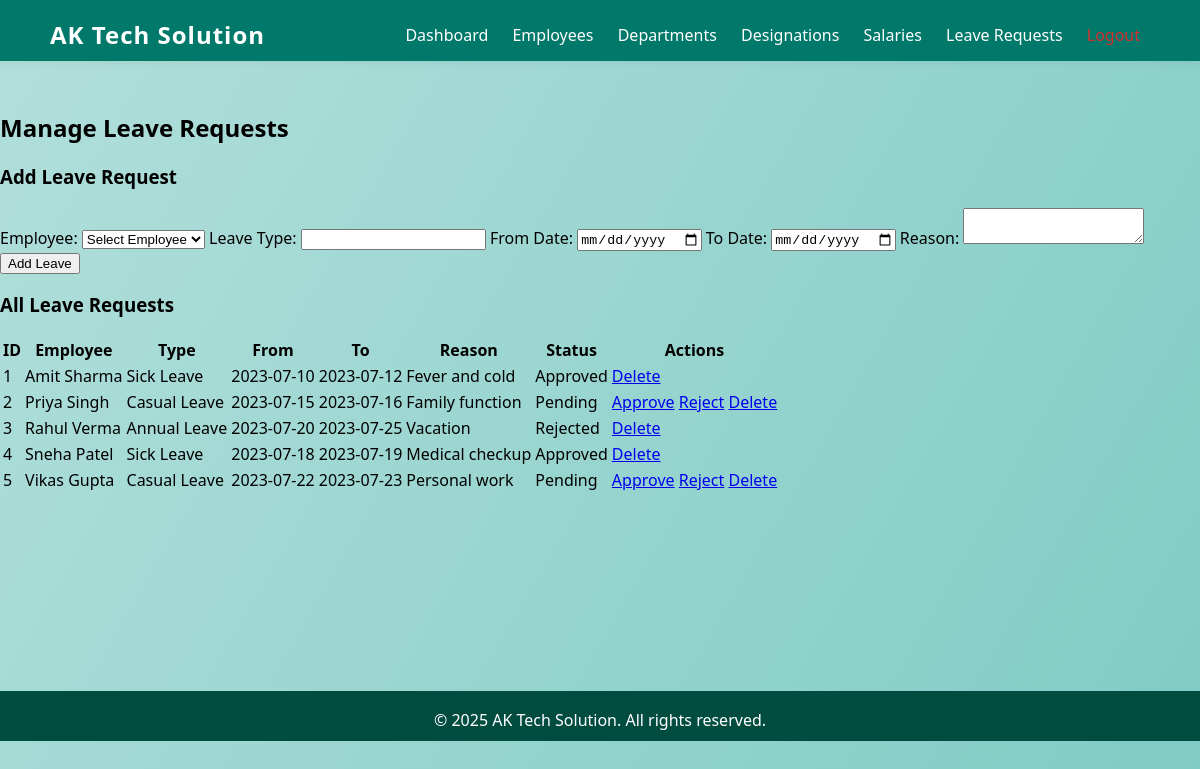
The page /leave.php (signed in) on the database its author committed.
### tables this page shows
CREATE TABLE leaves (
    id INT AUTO_INCREMENT PRIMARY KEY,
    employee_id INT,
    leave_type VARCHAR(100),
    from_date DATE,
    to_date DATE,
    reason VARCHAR(255),
    status VARCHAR(50),
    FOREIGN KEY (employee_id) REFERENCES employees(id)
);

CREATE TABLE employees (
    id INT AUTO_INCREMENT PRIMARY KEY,
    name VARCHAR(100),
    email VARCHAR(100),
    phone VARCHAR(20),
    gender VARCHAR(10),
    department VARCHAR(100),
    designation VARCHAR(100),
    salary DECIMAL(10,2),
    join_date DATE,
    photo VARCHAR(255)
);

### leave.php (the view, shortened to what this page needs)
<?php
require_once 'includes/db.php';
include 'includes/header.php';
$leaves = [];
$sql = 'SELECT l.*, e.name FROM leaves l JOIN employees e ON l.employee_id = e.id ORDER BY l.id ASC';
$res = $conn->query($sql);
while ($row = $res->fetch_assoc()) {
    $leaves[] = $row;
}
?>
<div class="container">
    <h2>Manage Leave Requests</h2>
    <div class="form-section">
        <h3>Add Leave Request</h3>
        <form method="post" onsubmit="return validateLeaveForm();">
            <label>Employee:</label>
            <select name="employee_id" required>
                <option value="">Select Employee</option>
            </select>
            <label>Leave Type:</label>
            <input type="text" name="leave_type" maxlength="50" required>
            <label>From Date:</label>
            <input type="date" name="from_date" required>
            <label>To Date:</label>
            <input type="date" name="to_date" required>
            <label>Reason:</label>
            <textarea name="reason" maxlength="255" required></textarea>
            <button type="submit" name="add_leave">Add Leave</button>
        </form>
    </div>
    <div class="table-section">
        <h3>All Leave Requests</h3>
        <table class="styled-table">
            <thead>
                <tr>
                    <th>ID</th>
                    <th>Employee</th>
                    <th>Type</th>
                    <th>From</th>
                    <th>To</th>
                    <th>Reason</th>
                    <th>Status</th>
                    <th>Actions</th>
                </tr>
            </thead>
            <tbody>
                <?php if (empty($leaves)): ?>
                    <tr><td colspan="8">No leave requests found.</td></tr>
                <?php else: foreach ($leaves as $leave): ?>
                    <tr>
                        <td><?php echo $leave['id']; ?></td>
                        <td><?php echo htmlspecialchars($leave['name']); ?></td>
                        <td><?php echo htmlspecialchars($leave['leave_type']); ?></td>
                        <td><?php echo htmlspecialchars($leave['from_date']); ?></td>
                        <td><?php echo htmlspecialchars($leave['to_date']); ?></td>
                        <td><?php echo htmlspecialchars($leave['reason']); ?></td>
                        <td><?php echo htmlspecialchars($leave['status']); ?></td>
                        <td>
                            <?php if ($leave['status'] === 'Pending'): ?>
                                <a href="?action=approve&id=<?php echo $leave['id']; ?>" class="btn-approve" onclick="return confirm('Approve this leave request?');">Approve</a>
                                <a href="?action=reject&id=<?php echo $leave['id']; ?>" class="btn-reject" onclick="return confirm('Reject this leave request?');">Reject</a>
                            <?php endif; ?>
                            <a href="?action=delete&id=<?php echo $leave['id']; ?>" class="btn-delete" onclick="return confirm('Delete this leave request?');">Delete</a>
                        </td>
                    </tr>
                <?php endforeach; endif; ?>
            </tbody>
        </table>
    </div>
</div>
<?php include 'includes/footer.php'; ?>

### includes/header.php (shortened to what this page needs)
<?php
$company_name = 'AK Tech Solution';
?>
<!DOCTYPE html>
<html>
<head>
    <link rel="stylesheet" href="css/style.css">
</head>
<body>
    <header class="main-header">
        <div class="header-content">
            <span class="header-title"><?php echo $company_name; ?></span>
            <?php if (isset($_SESSION['admin'])): ?>
                <nav class="header-nav">
                    <a href="dashboard.php">Dashboard</a>
                    <a href="employees.php">Employees</a>
                    <a href="departments.php">Departments</a>
                    <a href="designations.php">Designations</a>
                    <a href="salary.php">Salaries</a>
                    <a href="leave.php">Leave Requests</a>
                    <a href="logout.php" style="color:#d32f2f;">Logout</a>
                </nav>
            <?php endif; ?>
        </div>
    </header>
    <main class="main-content">

### includes/footer.php
</main>
    <footer class="main-footer">
        <div class="footer-content">
            &copy; <?php echo date('Y'); ?> AK Tech Solution. All rights reserved.
        </div>
    </footer>
</body>
</html>

### css/style.css (style rules this page uses)
body { background: linear-gradient(120deg, #b2dfdb 0%, #80cbc4 100%); font-family: 'Segoe UI', Arial, sans-serif; min-height: 100vh; margin: 0; }
.main-header { background: #00796b; color: #fff; padding: 18px 0 10px 0; box-shadow: 0 2px 8px rgba(0,0,0,0.06); }
.header-content { max-width: 1100px; margin: 0 auto; display: flex; align-items: center; justify-content: space-between; flex-wrap: wrap; padding: 0 18px; }
.header-title { font-size: 1.5em; font-weight: bold; letter-spacing: 1px; }
.header-nav a { color: #fff; text-decoration: none; margin: 0 10px; font-size: 1em; transition: color 0.2s; }
.main-content { min-height: 70vh; padding: 30px 0 0 0; }
.main-footer { background: #004d40; color: #fff; text-align: center; padding: 18px 0 10px 0; font-size: 1em; margin-top: 40px; }
.footer-content { max-width: 1100px; margin: 0 auto; padding: 0 18px; }

### rows shown on the page
leaves: id "1", employee.name "Amit Sharma", leave_type "Sick Leave", from_date "2023-07-10", to_date "2023-07-12", reason "Fever and cold", status "Approved"
leaves: id "2", employee.name "Priya Singh", leave_type "Casual Leave", from_date "2023-07-15", to_date "2023-07-16", reason "Family function", status "Pending"
leaves: id "3", employee.name "Rahul Verma", leave_type "Annual Leave", from_date "2023-07-20", to_date "2023-07-25", reason "Vacation", status "Rejected"
leaves: id "4", employee.name "Sneha Patel", leave_type "Sick Leave", from_date "2023-07-18", to_date "2023-07-19", reason "Medical checkup", status "Approved"
leaves: id "5", employee.name "Vikas Gupta", leave_type "Casual Leave", from_date "2023-07-22", to_date "2023-07-23", reason "Personal work", status "Pending"

### other values the page prints
$company_name "AK Tech Solution"
